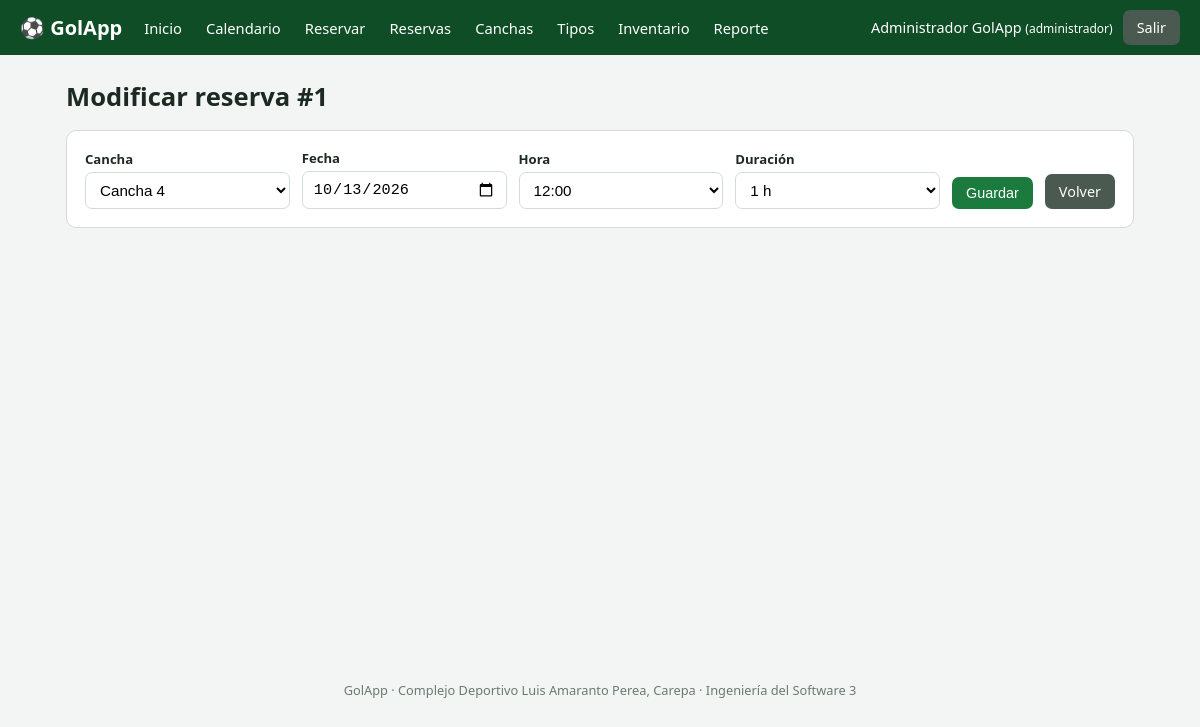
The app's page /editar_reserva.php?id=1 (signed in) with its own data.
### tables this page shows
CREATE TABLE `reservas` (
  `id` int(11) NOT NULL,
  `id_usuario` int(11) NOT NULL,
  `id_cancha` int(11) NOT NULL,
  `fecha` date NOT NULL,
  `hora_inicio` time NOT NULL,
  `hora_fin` time NOT NULL,
  `estado` enum('pendiente','confirmada','cancelada','finalizada') NOT NULL DEFAULT 'pendiente',
  `total` decimal(10,2) NOT NULL,
  `creado_en` timestamp NOT NULL DEFAULT current_timestamp()
);

CREATE TABLE `canchas` (
  `id` int(11) NOT NULL,
  `nombre` varchar(60) NOT NULL,
  `id_tipo` int(11) NOT NULL,
  `precio_hora` decimal(10,2) NOT NULL,
  `activa` tinyint(1) NOT NULL DEFAULT 1
);

### includes/funciones.php (called while the page is built, shortened)
<?php
function e($texto): string
{
    return htmlspecialchars((string)$texto, ENT_QUOTES, 'UTF-8');
}

### editar_reserva.php (the view, shortened to what this page needs)
<?php
$db = getDb();
$id = (int)($_GET['id'] ?? $_POST['id'] ?? 0);
$st = $db->prepare('SELECT * FROM reservas WHERE id = ?');
$st->execute([$id]);
$r = $st->fetch();
$stC = $db->prepare('SELECT id, nombre FROM canchas WHERE activa = 1 OR id = ? ORDER BY nombre');
$stC->execute([$r['id_cancha']]);
$canchas = $stC->fetchAll();
$canchaSel = (int)($_POST['cancha'] ?? $r['id_cancha']);
$horaAct = (int)substr($r['hora_inicio'], 0, 2);
$durAct = (int)substr($r['hora_fin'], 0, 2) - $horaAct;
require __DIR__ . '/includes/header.php';
?>
<h1>Modificar reserva #<?= (int)$id ?></h1>
<div class="tarjeta">
    <form method="post" class="fila">
        <div class="campo"><label>Cancha</label><select name="cancha">
            <?php foreach ($canchas as $c): ?><option value="<?= (int)$c['id'] ?>" <?= $canchaSel == $c['id'] ? 'selected' : '' ?>><?= e($c['nombre']) ?></option><?php endforeach; ?></select></div>
        <div class="campo"><label>Fecha</label><input type="date" name="fecha" min="<?= date('Y-m-d') ?>" value="<?= e($_POST['fecha'] ?? $r['fecha']) ?>" required></div>
        <div class="campo"><label>Hora</label><select name="hora">
            <?php for ($h = HORA_APERTURA; $h < HORA_CIERRE; $h++): ?><option value="<?= $h ?>" <?= (int)($_POST['hora'] ?? $horaAct) === $h ? 'selected' : '' ?>><?= sprintf('%02d', $h) ?>:00</option><?php endfor; ?></select></div>
        <div class="campo"><label>Duración</label><select name="duracion">
            <?php for ($i = 1; $i <= DURACION_MAXIMA; $i++): ?><option value="<?= $i ?>" <?= (int)($_POST['duracion'] ?? $durAct) === $i ? 'selected' : '' ?>><?= $i ?> h</option><?php endfor; ?></select></div>
        <button class="btn" type="submit">Guardar</button>
        <a class="btn btn-sec" href="reservas.php">Volver</a>
    </form>
</div>
<?php require __DIR__ . '/includes/footer.php'; ?>

### assets/css/style.css (style rules this page uses)
:root { --verde:#1b7a3d; --verde-osc:#0f4d26; --gris:#f3f5f4; --borde:#d5dbd7; --texto:#1d2a22; --rojo:#c0392b; --amarillo:#e0a800; }
* { box-sizing: border-box; }
body { margin:0; font-family: system-ui, -apple-system, "Segoe UI", Roboto, sans-serif; background:var(--gris); color:var(--texto); }
h1 { margin:0 0 16px; font-size:1.6rem; }
.tarjeta { background:#fff; border:1px solid var(--borde); border-radius:10px; padding:18px; margin-bottom:18px; }
form.fila { display:flex; flex-wrap:wrap; gap:12px; align-items:end; }
label { display:block; font-size:.82rem; font-weight:600; margin-bottom:4px; }
input[type=text], input[type=email], input[type=password], input[type=number], input[type=date], select { width:100%; padding:8px 10px; border:1px solid var(--borde); border-radius:7px; font-size:.95rem; background:#fff; }
.campo { min-width:160px; flex:1; }
.btn { display:inline-block; border:0; background:var(--verde); color:#fff; padding:8px 14px; border-radius:7px; cursor:pointer; font-size:.9rem; text-decoration:none; }
.btn-sec { background:#4a5a50; }

### records on screen
reservas: cancha "Cancha 4", fecha "10/13/2026", hora "12:00", duracion "1 h"

### other values on screen
$texto "Inicio Calendario Reservar Reservas Canchas Tipos Inventario Reporte"
$usuario['nombre'] "Administrador GolApp"
$usuario['rol'] "administrador"
$id "1"
